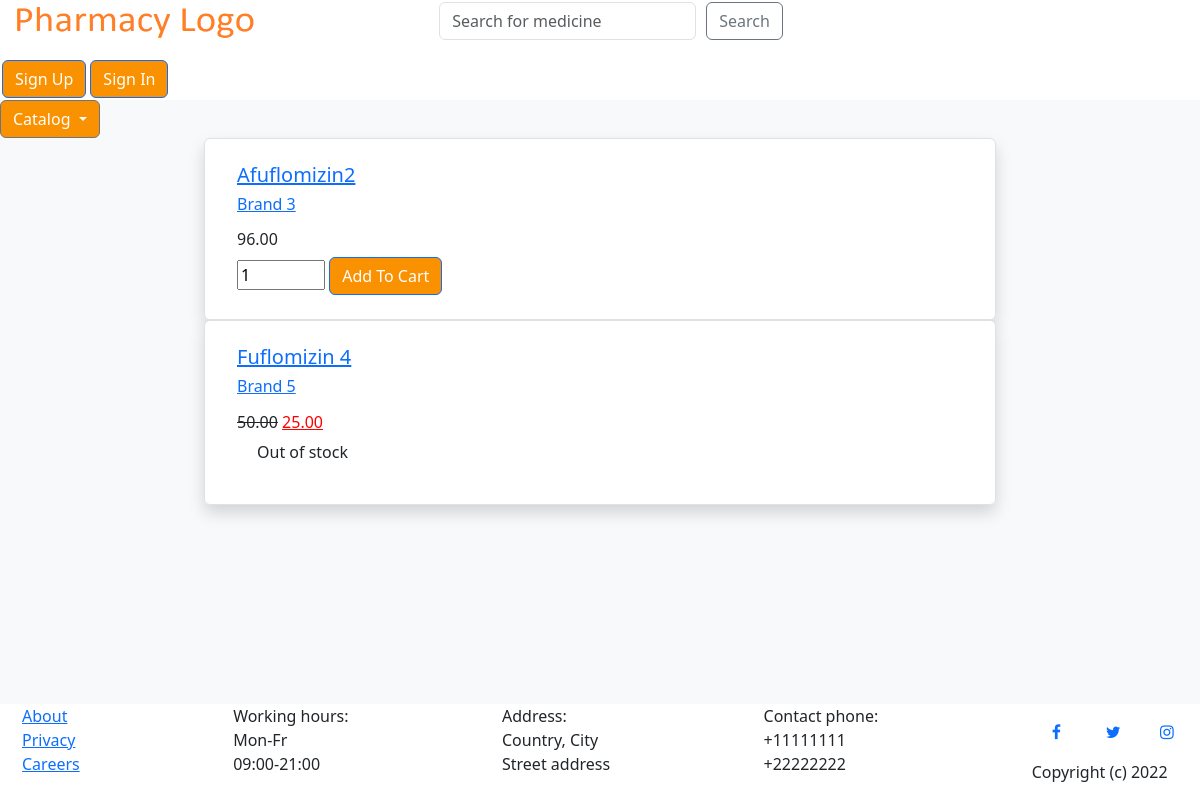
Page /shop/shop-eye-medicine on the committed database.
### products/models.py (models this page shows, shortened)
class Product(models.Model):
    id = models.AutoField(primary_key=True)
    title = models.CharField(max_length=100)
    description = models.TextField()
    price = models.DecimalField(max_digits=6, decimal_places=2)
    discount_percent = models.IntegerField(default=0, validators=PERCENTAGE_VALIDATOR, blank=True)
    discounted_price = models.DecimalField(max_digits=6, decimal_places=2, blank=True)
    picture = models.ImageField(blank=True, upload_to=product_image_dir)
    number_in_stock = models.IntegerField(default=0)
    category = models.CharField(max_length=100, choices=product_categories, default='flu')
    brand = models.CharField(max_length=100, choices=brands, default='choose_brand')

### shop/views.py (the view)
# urls.py: path('shop-eye-medicine', ShopEyeMedsView.as_view(), name='shop-eye-medicine'),
class ShopEyeMedsView(ListView):
    model = Product
    template_name = 'shop/shop-eye-meds.html'
    context_object_name = 'products'
    ordering = ['title']
    paginate_by = 2
    def get_queryset(self, **kwargs):
        query = super().get_queryset(**kwargs)
        return query.filter(category='eye_medicine')

### shop/templates/shop/shop-eye-meds.html (shortened to what this page needs)
{% extends "shop/shop-home.html" %}
{% block title %}
<head>
</head>
{% endblock %}

### shop/templates/shop/shop-home.html (shortened to what this page needs)
{% extends "shop/shop-base.html" %}
{% block title %}
{% load static %}
{% endblock %}
{% block content %}
<body>
  {% for product in products %}
  <div class="row">
      <div class="col-lg-8 mx-auto">
          <ul class="list-group shadow">
              <li class="list-group-item">
                  <div class="media align-items-lg-center flex-column flex-lg-row p-3">
                      <div class="media-body order-2 order-lg-1">
                        <h5><a class="mr-2" href="{% url 'product-detail' product.id %}">{{product.title}}</a></h5>
                          {% if product.get_brand_display != '' %}
                            <h6><a class="mr-2" href="{% url 'shop-brand' product.brand %}">{{product.get_brand_display}}</a></h6>
                          {% else %}
                            <br>
                          {% endif %}
                          <div class="d-flex align-items-center justify-content-between mt-1">
                              <h6 class="font-weight-bold my-2">
                                {% if product.price > product.discounted_price %}
                                  <del>{{product.price}}</del>
                                  <ins style="color:red">{{product.discounted_price}}</ins>
                                {% else %}
                                    {{product.price}}
                                {% endif %}
                              </h6>
                          </div>
                      </div>
                      {% if product.number_in_stock == 0 %}
                        <p>Out of stock</p>
                      {% else %}
                        <input type="number" step="1" min="0" max="{{product.number_in_stock}}" value="1" name="medicine_qty" class="quantity-field" id="product{{product.id}}-quantity">
                        <button data-product={{product.id}} data-action="add" class="btn btn-outline-primary add-btn update-cart">Add To Cart</button>
                      {% endif %}
                  </div>
              </li>
          </ul>
      </div>
  </div>
  {% endfor %}
</body>
{% endblock %}

### main_site/static/site_main.css (style rules this page uses)
#content_row p { text-overflow: ellipsis; display: inline-block; max-width: 80vw; padding-left: 20px; padding-right: 20px; text-overflow: ellipsis; }
.btn:hover, .btn:not( .btn-outline-secondary, .btn-outline-danger, .btn-outline-danger:hover, .btn-link, .btn-link:hover, #checkout_btn, #checkout_btn:hover ) { background-color: rgb(249, 145, 0); color: white; }

### rows in the picture
Product: title "Afuflomizin2", brand "Brand 3", price "96.00"
Product: title "Fuflomizin 4", brand "Brand 5", price "50.00", discounted_price "25.00", number_in_stock "Out of stock"
